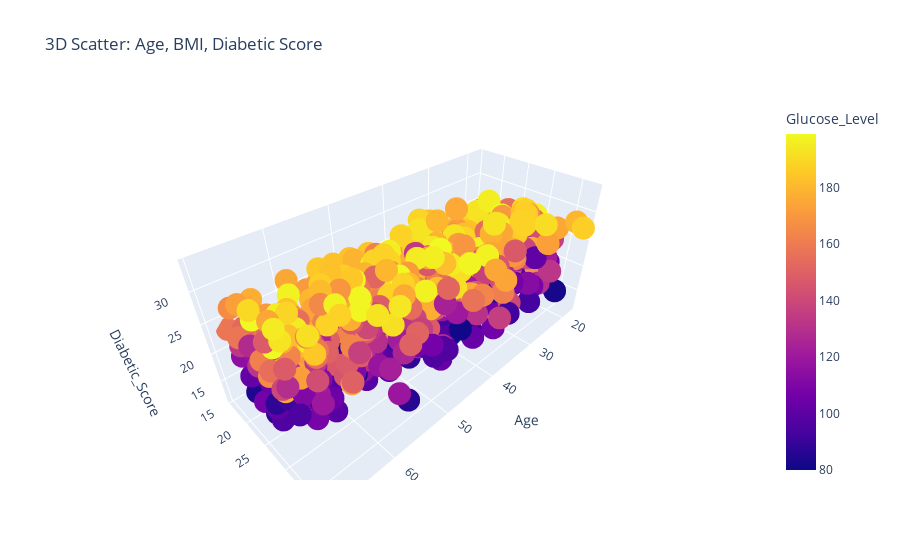

Notebook source saved alongside this figure:
### Code cell
fig = px.scatter_3d(df, x="Age", y="BMI", z="Diabetic_Score", color="Glucose_Level", title="3D Scatter: Age, BMI, Diabetic Score")
fig.show()

### Figure 1 — Plotly figure (JSON) as saved in the notebook; plotly's stock layout.template omitted (floating-point values rounded to 4 significant figures; data arrays with more than 128 entries replaced by an {"elided": "..."} marker saying what was removed)
{"data": [{"hovertemplate": "Age=%{x}<br>BMI=%{y}<br>Diabetic_Score=%{z}<br>Glucose_Level=%{marker.color}<extra></extra>", "legendgroup": "", "marker": {"color": {"elided": "1000 int values"}, "coloraxis": "coloraxis", "symbol": "circle"}, "mode": "markers", "name": "", "scene": "scene", "showlegend": false, "type": "scatter3d", "x": {"elided": "1000 int values"}, "y": {"elided": "1000 float values"}, "z": {"elided": "1000 float values"}}], "layout": {"coloraxis": {"colorbar": {"title": {"text": "Glucose_Level"}}, "colorscale": [[0, "#0d0887"], [0.1111, "#46039f"], [0.2222, "#7201a8"], [0.3333, "#9c179e"], [0.4444, "#bd3786"], [0.5556, "#d8576b"], [0.6667, "#ed7953"], [0.7778, "#fb9f3a"], [0.8889, "#fdca26"], [1, "#f0f921"]]}, "legend": {"tracegroupgap": 0}, "scene": {"domain": {"x": [0, 1], "y": [0, 1]}, "xaxis": {"title": {"text": "Age"}}, "yaxis": {"title": {"text": "BMI"}}, "zaxis": {"title": {"text": "Diabetic_Score"}}}, "title": {"text": "3D Scatter: Age, BMI, Diabetic Score"}}}
